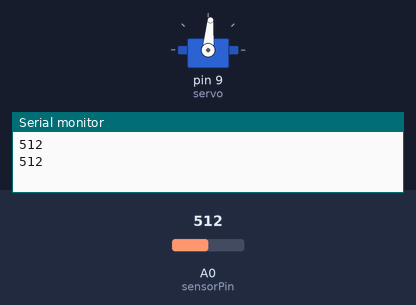
Simulated run of this sketch. Board: Arduino Uno, built with avr-gcc and run on an emulated ATmega328P. Shown: servo, the last lines printed to the serial monitor. The inputs (shaded band) are chosen by the test bench; at power-on: A0 (sensorPin) = 512.

Above: at 3.8 s.
3.9 s: A0 (sensorPin) set to 112
7.8 s: A0 (sensorPin) set to 92
At 8.8 s:
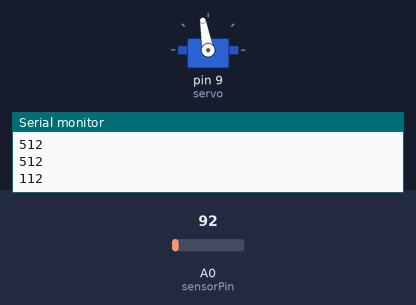
Timing chart, 0 to 10.8 s (numbered marks = the images above; inputs shaded):
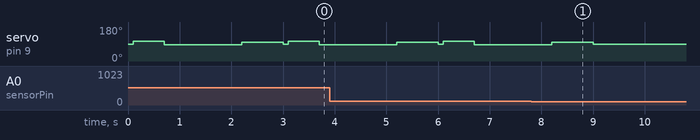

The sketch:

servoArm2.ino
```cpp
/*
Rise from the Dead!
Moves a servo motor-powered arm up and down.

Created by Tiffany Chan for the UVic Frankenweek 2018 Workshop
updated 5 Oct 2017

Based on Sweep by Tom Igoe.

*/

#include <Servo.h>

Servo servo;  // create servo object to control a servo
// twelve servo objects can be created on most boards

int pos = 0;
int sensorPin = A0;    // select the input pin for the photoresistor
int sensorValue = 0;  // variable to store the value coming from the sensor
int threshold = 100;  // threshold at which to turn the LEDs on or off
                      // (you can tweak this value if needed)

void setup() {
  Serial.begin(9600); //start serial Monitor. This lets you keep track of
                        //what value is coming from the photoresistor.
  servo.attach(9);  // attaches the servo on pin 9 to the servo object

}

void loop() {


// read the value from the sensor:
  sensorValue = analogRead(sensorPin);
  Serial.print(sensorValue);
  Serial.print("\n");
  delay(100); // value updated every 0.1 second.
  if (sensorValue > threshold){ //when the box is open
    wave();
    rise();
  }

}

void wave() {

  bool goingUp = true;
  servo.write(105);
  delay(600);
  goingUp = false;

  if (goingUp == true) {
    servo.write(95);
    delay(1500);
    goingUp = false;
  }
  else {
    servo.write(85);
    delay(1500);
    goingUp = true;
  }

}

void rise() {
  servo.write(100);
  delay(800);
  servo.write(90);
}
```

Measured:
- the behaviour switches between 101 and 100 on A0 (sensorPin) (found by bisection; images 0 and 1)
- after the input at 7.8 s, servo on pin 9 (servo): goes on until 9.0 s, then stays 90°
